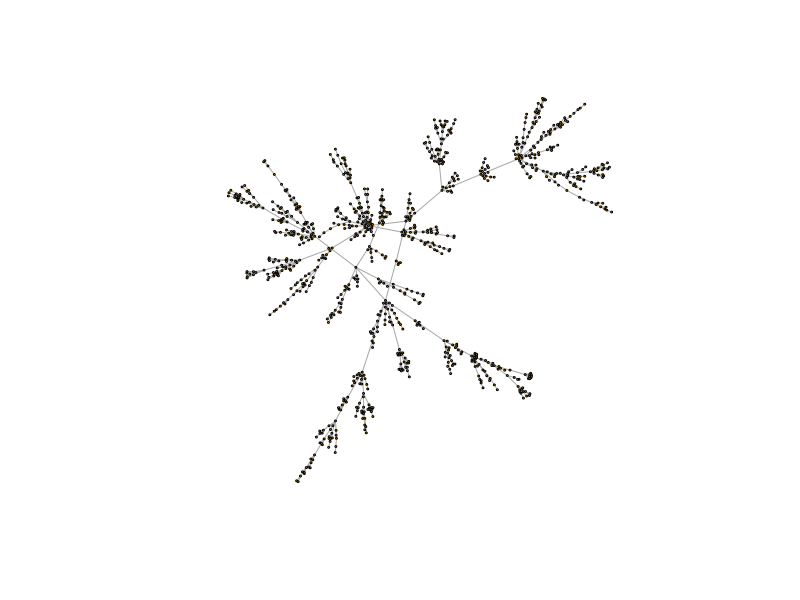
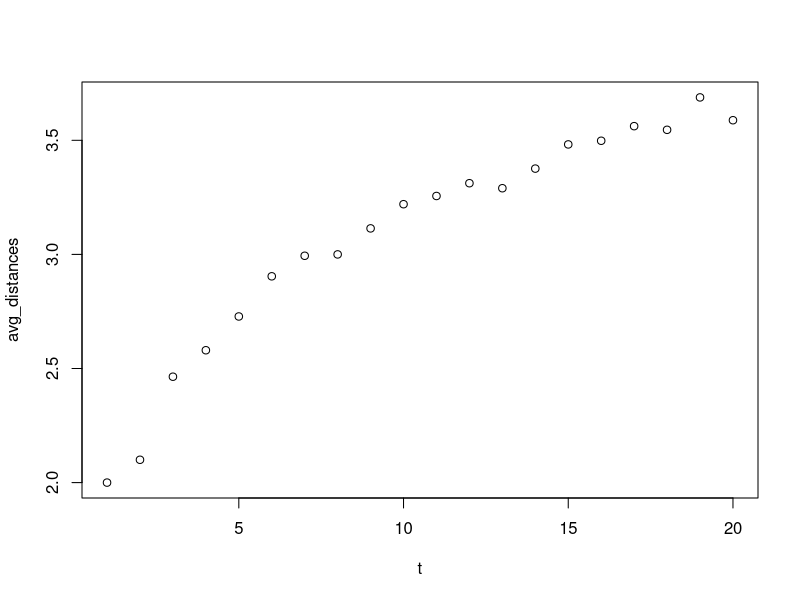
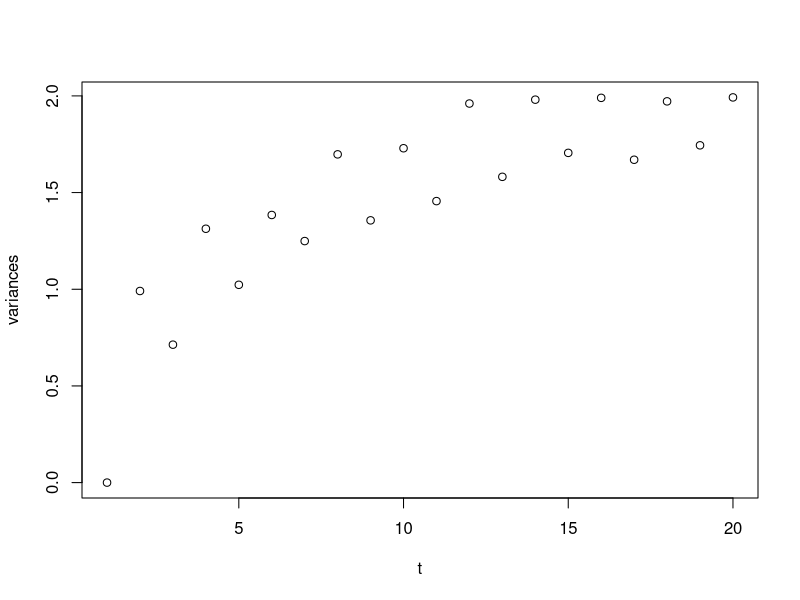
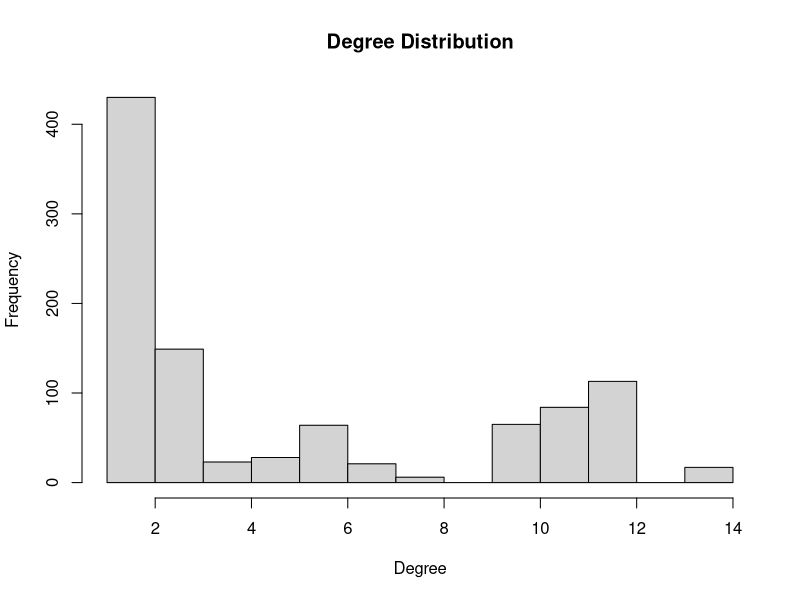

Reproduce these figures in R, in order.
library('igraph')
library('Matrix')
library('pracma')

g <-sample_pa(n=900, m=1, directed=F)

plot(g, vertex.size=1, vertex.label=NA)

#(B)
start <- 1
steps <- 20
iterations <- 1000

avg_distances <- numeric(steps)
variances <- numeric(steps)
end_node_deg <- numeric(steps)

for (t in 1:steps) {
  distances <- numeric(iterations)
  
  for (i in 1:iterations) {
    walk <- random_walk(g, start, t)
    end <- walk[length(walk)]  
    distance <- shortest_paths(g, start, end)$vpath
    distances[i] <- sapply(distance, function(v) length(v))
    #for (C)
    end_node_deg[i] = degree(g, end)
  }
  
  avg_distance <- mean(distances)
  variance <- var(distances)

  avg_distances[t] <- avg_distance
  variances[t] <- variance
}

t <- 1:steps
plot(t, avg_distances)
plot(t, variances)

#(C)
end_node_deg <- unlist(end_node_deg)
hist(end_node_deg, main = "Degree Distribution", xlab = "Degree", ylab = "Frequency")